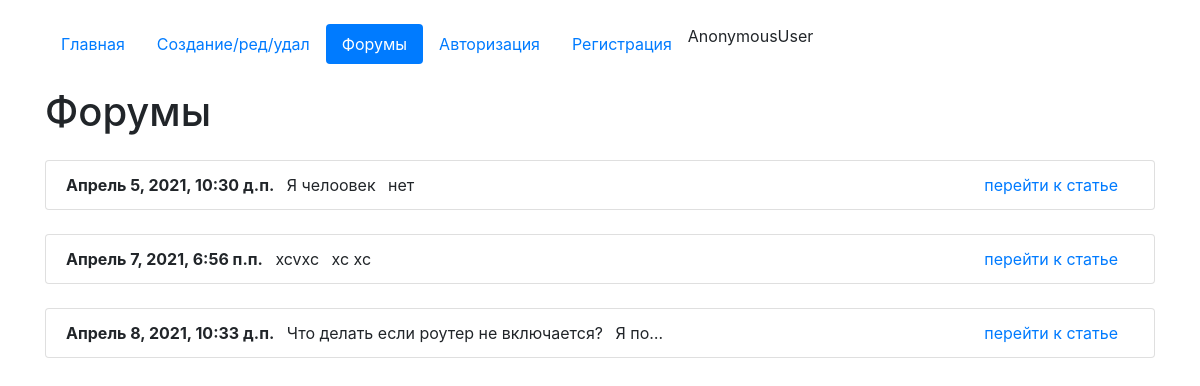
Page /forum on the committed database.
### core/models.py (models this page shows, shortened)
class Articles(models.Model):
    author = models.ForeignKey(User, on_delete=models.CASCADE, verbose_name='Владелец статьи', blank=True, null=True)
    create_date = models.DateTimeField(auto_now=True)
    name = models.CharField(max_length=200, verbose_name='Название')
    text = models.TextField(verbose_name='Текст')
    class Meta:
        verbose_name = 'Статью'
        verbose_name_plural = 'Статьи'

### core/views.py (the view)
# urls.py: path('forum', views.ForumListView.as_view(), name='forum'),
class ForumListView(ListView):
    model = Articles
    template_name = 'index.html'
    context_object_name = 'list_articles'

### core/templates/index.html (shortened to what this page needs)
<!doctype html>
{%load static%}
<html lang="ru">
  <head>
    <link rel="stylesheet" href="https://stackpath.bootstrapcdn.com/bootstrap/4.4.1/css/bootstrap.min.css">
<link rel="stylesheet" href="{% static 'css/demo.css' %}">
	<link rel="stylesheet" href="{% static 'css/fakeLoader.min.css' %}">
  </head>
  <body>
      <div class="container mt-4">
          <ul class="nav nav-pills">
  <li class="nav-item">
      {% url 'home' as url_home %}
    <a class="nav-link {% if url_home == request.path %}active{% endif %}" href="{{url_home}}">Главная</a>
  </li>
  <li class="nav-item">
      {% url 'edit_page' as url_edit_page %}
    <a class="nav-link {% if url_edit_page == request.path %}active{% endif %}" href="{{url_edit_page}}">Создание/ред/удал</a>
  </li>
 <li class="nav-item">
      {% url 'forum' as url_forum %}
    <a class="nav-link {% if url_forum == request.path %}active{% endif %}" href="{{url_forum}}">Форумы</a>
  </li>
  {% if request.user.is_authenticated %}
      <li class="nav-item">
        {% url 'logout_page' as url_logout_page %}
    <a class="nav-link btn-danger ml-5" href="{{url_logout_page}}">Выйти</a>
  </li>
  {% else %}
    <li class="nav-item">
        {% url 'login_page' as url_login_page %}
    <a class="nav-link {% if url_login_page == request.path %}active{% endif %}" href="{{url_login_page}}">Авторизация</a>
  </li>
    <li class="nav-item">
        {% url 'register_page' as url_register_page %}
    <a class="nav-link {% if url_register_page == request.path %}active{% endif %}" href="{{url_register_page}}">Регистрация</a>
  </li>
  {% endif %}
{{request.user}}
</ul>
    {% block content %}
    <h1 class="mt-4">Форумы</h1>
{% for i in list_articles %}
                <ul class="list-group mt-4">
                <li class="list-group-item">
                    <b>{{i.create_date}}</b>
                <span class="m-2">{{i.name}}</span>
                <span>{{i.text|truncatechars:"5"}}</span>
                <span class="float-right mr-3"><a href="/detail/{{i.id}}">перейти к статье</a></span>
                </li>
                </ul>
{% endfor %}
{% endblock %}
</div>
  </body>
</html>

### core/static/css/demo.css (style rules this page uses)
a { text-decoration: none; }

### rows in the picture
Articles: create_date "Апрель 5, 2021, 10:30 д.п.", name "Я челоовек", text "нет"
Articles: create_date "Апрель 7, 2021, 6:56 п.п.", name "xcvxc", text "xc xc"
Articles: create_date "Апрель 8, 2021, 10:33 д.п.", name "Что делать если роутер не включается?", text "Я по…"

### other values in the picture
{{ request.user }} "AnonymousUser"
